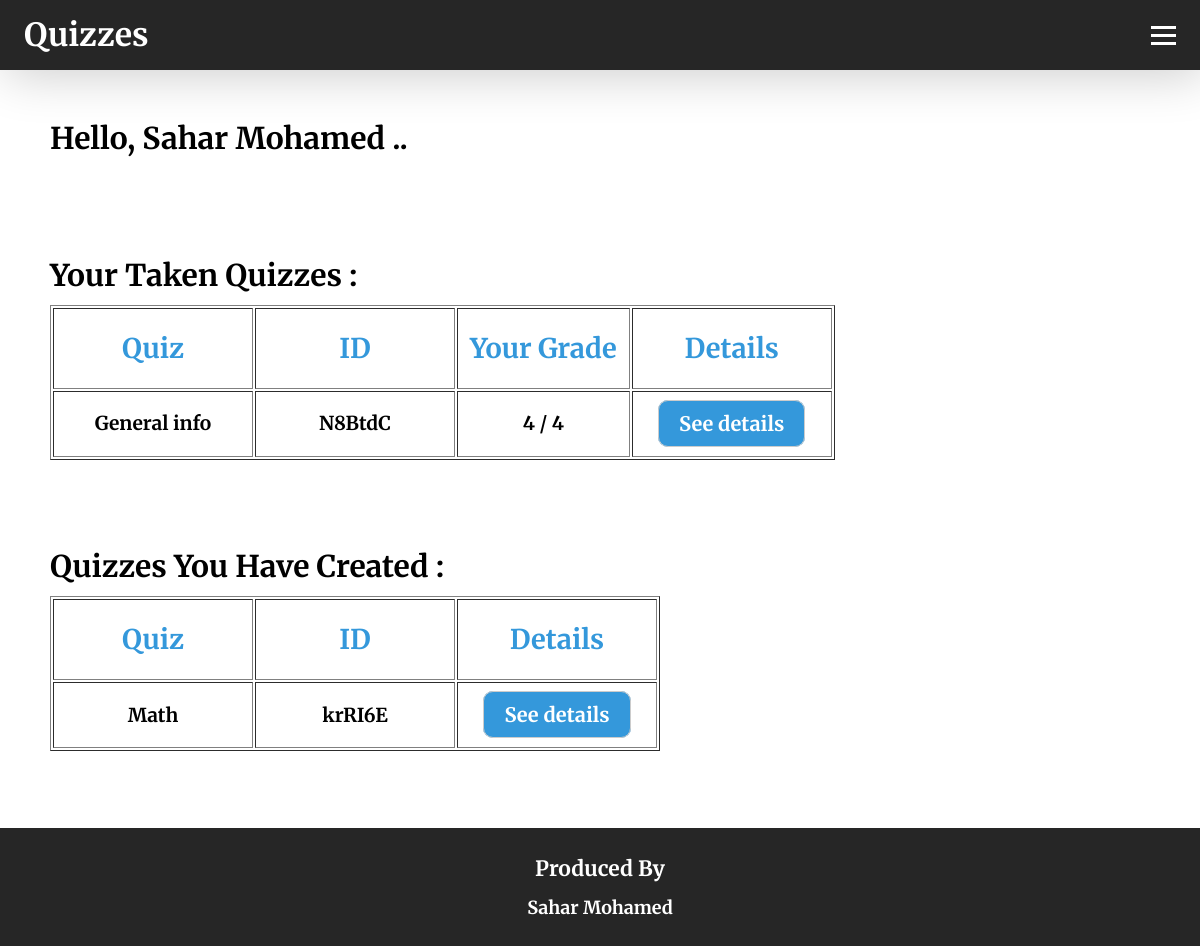
The page /profile/3 on the database its author committed.
### quizzes/models.py (models this page shows)
class QuizzesUser(models.Model):
    username = models.CharField(max_length=255)
    email = models.EmailField()
    password = models.CharField(max_length=255)
    taken_quizzes = models.ManyToManyField(Quiz, through='TakenQuizzes')

class TakenQuizzes(models.Model):
    user_id = models.ForeignKey(QuizzesUser, on_delete=models.CASCADE)
    quiz_id = models.ForeignKey(Quiz, on_delete=models.CASCADE)
    score = models.IntegerField()
    completed_at = models.DateTimeField(auto_now_add=True)
    class Meta:
        unique_together = ('user_id', 'quiz_id')

class Quiz(models.Model):
    id = models.CharField(max_length=6, primary_key=True)
    creator_id = models.IntegerField()
    description = models.CharField(max_length=255)
    n_questions = models.IntegerField()
    duration = models.IntegerField()
    full_mark = models.IntegerField()

### quizzes/views.py (the view)
# urls.py: path('profile/<int:id>', views.profile, name='profile'),
def profile(request, id):
  user = QuizzesUser.objects.get(id=id)
  taken_quizzes = TakenQuizzes.objects.filter(user_id=id)
  created_quizzes = Quiz.objects.filter(creator_id=id)
  context = {'user': user,
             'taken_quizzes': taken_quizzes,
             'created_quizzes': created_quizzes}
  return render(request, 'profile.html', context)

### quizzes/templates/profile.html (shortened to what this page needs)
<!DOCTYPE html>
<html lang="en">
  <head>
    {% load static %}
    <link rel="stylesheet" href="{% static 'styles.css' %}" />
  </head>
  <body class="home-body">
    <header class="navContainer">
      <nav class="navbar">
        <a class="nav-brand">Quizzes</a>
        <div class="hamburger">
          <span class="bar"></span>
          <span class="bar"></span>
          <span class="bar"></span>
        </div>
      </nav>
    </header>
    <br>
    <p id="welcome" class="heading">Hello, {{ user.username }} ..</p>
    <br>
    <br>
    <div class="quizzes">
      <table border="1" inputmode="html" class="table">
        <caption>Your Taken Quizzes :</caption>
        <thead class="tableHead">
          <tr>
            <td class="desCell">Quiz</td>
            <td class="idCell">ID</td>
            <td class="gradeCell">Your Grade</td>
            <td class="detailsCell">Details</td>
          </tr>
        </thead>
        <tbody class="tableList">
          {% for quiz in taken_quizzes %}
          <tr>
            <td>{{ quiz.quiz_id.description }}</td>
            <td>{{ quiz.quiz_id.id }}</td>
            <td>{{ quiz.score }} / {{ quiz.quiz_id.full_mark }}</td>
            <td>
              <a class="btn" href="../quiz-details/{{ quiz.quiz_id.id }}/{{ user.id }}/true">See details</a>
            </td>
          </tr>
          {% endfor %}
        </tbody>
      </table>
    </div>
    <br>
    <br>
    <div class="quizzes">
      <table border="1" inputmode="html" class="table">
        <caption>Quizzes You Have Created :</caption>
        <thead class="tableHead">
          <tr>
            <td class="desCell">Quiz</td>
            <td class="idCell">ID</td>
            <td class="detailsCell">Details</td>
          </tr>
        </thead>
        <tbody class="tableList">
          {% for quiz in created_quizzes %}
          <tr>
            <td>{{ quiz.description }}</td>
            <td>{{ quiz.id }}</td>
            <td>
              <a class="btn" href="../quiz-details/{{ quiz.id }}/{{ user.id }}/false">See details</a>
            </td>
          </tr>
          {% endfor %}
        </tbody>
      </table>
    </div>
    <br><br>
    <footer>
      <h3>Produced By</h3>
      <ul>
        <li>Sahar Mohamed</li>
      </ul>
    </footer>
  </body>
</html>

### quizzes/static/styles.css (style rules this page uses)
* { -webkit-box-sizing: border-box; -moz-box-sizing: border-box; box-sizing: border-box; margin: 0; padding: 0; }
html, body { height: 100%; }
body { background-color: white; color: #000000; text-align: center; font-family: 'Merriweather', serif; font-weight: bold; line-height: 2; font-size: 1.2rem; }
.btn, .user-data-form input[type="submit"] { background: #3498db; border-radius: 10px; color: #ffffff; font-size: 20px; padding: 10px 20px 10px 20px; width: 100%; text-decoration: none; font-family: 'Merriweather', serif; border: 1px solid #ccc; }
.navContainer { background-color: #262626; box-shadow: 5px 5px 50px 0 rgba(0, 0, 0, 0.2); }
.navbar { min-height: 70px; display: flex; justify-content: space-between; align-items: center; padding: 0 24px; }
.nav-brand { font-size: 2rem; color: white; text-decoration: none; }
.hamburger { display: block; cursor: pointer; }
.bar { display: block; width: 25px; height: 3px; margin: 5px auto; -webkit-transition: all 0.3s ease-in-out; transition: all 0.3s ease-in-out; background-color: rgb(255, 255, 255); }
.home-body p, .home-body h1 { text-align: left; }
footer { background-color: #262626; padding: 20px; text-align: center; font-size: 18px; color: white; bottom: 0; position: relative; }
footer ul { list-style: none; margin: 0; padding: 0; }
footer li { display: inline-block; margin: 0 10px; font-weight: bold; }
.heading { text-align: left; font-size: 30px; font-weight: bold; padding-left: 50px; width: 100%; white-space: nowrap; }
table caption { text-align: left; font-size: 30px; font-weight: bold; width: 100%; white-space: nowrap; }
.quizzes, #welcome { padding-left: 50px; }
.tableHead tr td { font-weight: bold; }
thead { color: #3498db; font-size: 1.7rem; }
td { min-height: 500px; padding: 12px; }
.desCell, .idCell, .detailsCell { min-width: 200px; }

### rows shown on the page
QuizzesUser: username "Sahar Mohamed"
TakenQuizzes: quiz_id.description "General info", quiz_id.id "N8BtdC", score "4", quiz_id.full_mark "4"
Quiz: description "Math", id "krRI6E"
